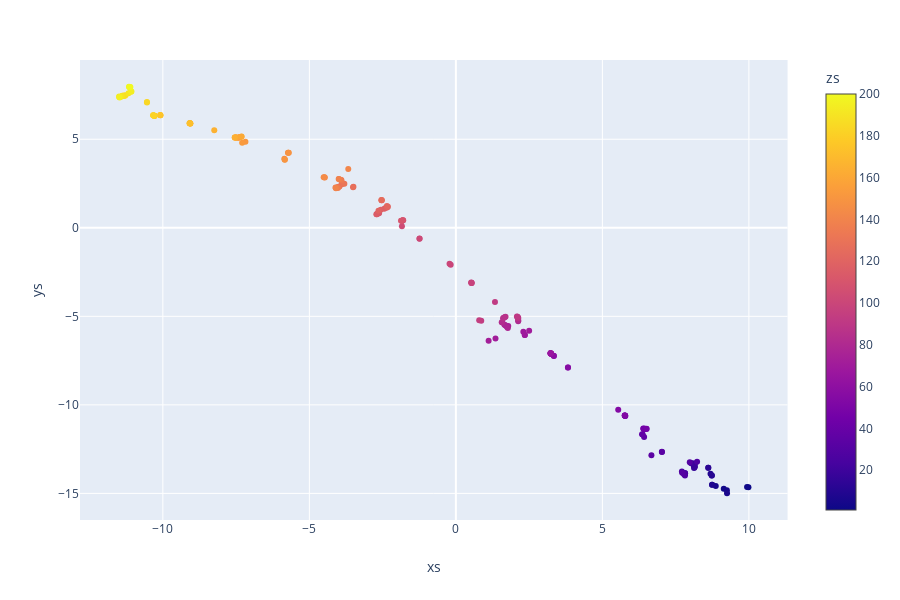

Notebook code for this chart:
### Code cell
plot_params_similarity(experiment_name, only_best=True, iterations=1000)

### Figure 1 — Plotly figure (JSON) as saved in the notebook; plotly's stock layout.template omitted (floating-point values rounded to 4 significant figures; data arrays with more than 128 entries replaced by an {"elided": "..."} marker saying what was removed)
{"data": [{"hoverlabel": {"namelength": 0}, "hovertemplate": "xs=%{x}<br>ys=%{y}<br>zs=%{marker.color}", "legendgroup": "", "marker": {"color": {"elided": "200 int values"}, "coloraxis": "coloraxis", "symbol": "circle"}, "mode": "markers", "name": "", "showlegend": false, "type": "scatter", "x": {"elided": "200 float values"}, "xaxis": "x", "y": {"elided": "200 float values"}, "yaxis": "y"}], "layout": {"coloraxis": {"colorbar": {"title": {"text": "zs"}}, "colorscale": [[0, "#0d0887"], [0.1111, "#46039f"], [0.2222, "#7201a8"], [0.3333, "#9c179e"], [0.4444, "#bd3786"], [0.5556, "#d8576b"], [0.6667, "#ed7953"], [0.7778, "#fb9f3a"], [0.8889, "#fdca26"], [1, "#f0f921"]]}, "height": 600, "legend": {"tracegroupgap": 0}, "margin": {"t": 60}, "xaxis": {"anchor": "y", "domain": [0, 0.98], "title": {"text": "xs"}}, "yaxis": {"anchor": "x", "domain": [0, 1], "title": {"text": "ys"}}}}
